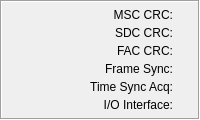
       <widget class="QFrame" name="FrameParamStatusLEDs_2">
        <property name="sizePolicy">
         <sizepolicy hsizetype="Minimum" vsizetype="Minimum">
          <horstretch>0</horstretch>
          <verstretch>0</verstretch>
         </sizepolicy>
        </property>
        <property name="frameShape">
         <enum>QFrame::Box</enum>
        </property>
        <property name="frameShadow">
         <enum>QFrame::Sunken</enum>
        </property>
        <layout class="QHBoxLayout" name="_5">
         <property name="spacing">
          <number>6</number>
         </property>
         <property name="margin">
          <number>6</number>
         </property>
         <item>
          <layout class="QVBoxLayout" name="_6">
           <property name="spacing">
            <number>4</number>
           </property>
           <property name="margin">
            <number>0</number>
           </property>
           <item>
            <layout class="QHBoxLayout" name="_7">
             <property name="spacing">
              <number>6</number>
             </property>
             <property name="margin">
              <number>0</number>
             </property>
             <item>
              <widget class="QLabel" name="TextLabelLEDMSCCRC">
               <property name="sizePolicy">
                <sizepolicy hsizetype="MinimumExpanding" vsizetype="Minimum">
                 <horstretch>0</horstretch>
                 <verstretch>0</verstretch>
                </sizepolicy>
               </property>
               <property name="text">
                <string>MSC CRC:</string>
               </property>
               <property name="alignment">
                <set>Qt::AlignRight|Qt::AlignTrailing|Qt::AlignVCenter</set>
               </property>
               <property name="wordWrap">
                <bool>false</bool>
               </property>
              </widget>
             </item>
             <item>
              <widget class="CMultColorLED" name="LEDMSC" native="true">
               <property name="sizePolicy">
                <sizepolicy hsizetype="Fixed" vsizetype="Fixed">
                 <horstretch>0</horstretch>
                 <verstretch>0</verstretch>
                </sizepolicy>
               </property>
               <property name="minimumSize">
                <size>
                 <width>13</width>
                 <height>13</height>
                </size>
               </property>
               <property name="maximumSize">
                <size>
                 <width>13</width>
                 <height>13</height>
                </size>
               </property>
              </widget>
             </item>
            </layout>
           </item>
           <item>
            <layout class="QHBoxLayout" name="_8">
             <property name="spacing">
              <number>6</number>
             </property>
             <property name="margin">
              <number>0</number>
             </property>
             <item>
              <widget class="QLabel" name="TextLabelLEDSDCCRC">
               <property name="sizePolicy">
                <sizepolicy hsizetype="MinimumExpanding" vsizetype="Minimum">
                 <horstretch>0</horstretch>
                 <verstretch>0</verstretch>
                </sizepolicy>
               </property>
               <property name="text">
                <string>SDC CRC:</string>
               </property>
               <property name="alignment">
                <set>Qt::AlignRight|Qt::AlignTrailing|Qt::AlignVCenter</set>
               </property>
               <property name="wordWrap">
                <bool>false</bool>
               </property>
              </widget>
             </item>
             <item>
              <widget class="CMultColorLED" name="LEDSDC" native="true">
               <property name="sizePolicy">
                <sizepolicy hsizetype="Fixed" vsizetype="Fixed">
                 <horstretch>0</horstretch>
                 <verstretch>0</verstretch>
                </sizepolicy>
               </property>
               <property name="minimumSize">
                <size>
                 <width>13</width>
                 <height>13</height>
                </size>
               </property>
               <property name="maximumSize">
                <size>
                 <width>13</width>
                 <height>13</height>
                </size>
               </property>
              </widget>
             </item>
            </layout>
           </item>
           <item>
            <layout class="QHBoxLayout" name="_9">
             <property name="spacing">
              <number>6</number>
             </property>
             <property name="margin">
              <number>0</number>
             </property>
             <item>
              <widget class="QLabel" name="TextLabelLEDFACCRC">
               <property name="sizePolicy">
                <sizepolicy hsizetype="MinimumExpanding" vsizetype="Minimum">
                 <horstretch>0</horstretch>
                 <verstretch>0</verstretch>
                </sizepolicy>
               </property>
               <property name="text">
                <string>FAC CRC:</string>
               </property>
               <property name="alignment">
                <set>Qt::AlignRight|Qt::AlignTrailing|Qt::AlignVCenter</set>
               </property>
               <property name="wordWrap">
                <bool>false</bool>
               </property>
              </widget>
             </item>
             <item>
              <widget class="CMultColorLED" name="LEDFAC" native="true">
               <property name="sizePolicy">
                <sizepolicy hsizetype="Fixed" vsizetype="Fixed">
                 <horstretch>0</horstretch>
                 <verstretch>0</verstretch>
                </sizepolicy>
               </property>
               <property name="minimumSize">
                <size>
                 <width>13</width>
                 <height>13</height>
                </size>
               </property>
               <property name="maximumSize">
                <size>
                 <width>13</width>
                 <height>13</height>
                </size>
               </property>
              </widget>
             </item>
            </layout>
           </item>
           <item>
            <layout class="QHBoxLayout" name="_10">
             <property name="spacing">
              <number>6</number>
             </property>
             <property name="margin">
              <number>0</number>
             </property>
             <item>
              <widget class="QLabel" name="TextLabelLEDFrameSync">
               <property name="sizePolicy">
                <sizepolicy hsizetype="MinimumExpanding" vsizetype="Minimum">
                 <horstretch>0</horstretch>
                 <verstretch>0</verstretch>
                </sizepolicy>
               </property>
               <property name="text">
                <string>Frame Sync:</string>
               </property>
               <property name="alignment">
                <set>Qt::AlignRight|Qt::AlignTrailing|Qt::AlignVCenter</set>
               </property>
               <property name="wordWrap">
                <bool>false</bool>
               </property>
              </widget>
             </item>
             <item>
              <widget class="CMultColorLED" name="LEDFrameSync" native="true">
               <property name="sizePolicy">
                <sizepolicy hsizetype="Fixed" vsizetype="Fixed">
                 <horstretch>0</horstretch>
                 <verstretch>0</verstretch>
                </sizepolicy>
               </property>
               <property name="minimumSize">
                <size>
                 <width>13</width>
                 <height>13</height>
                </size>
               </property>
               <property name="maximumSize">
                <size>
                 <width>13</width>
                 <height>13</height>
                </size>
               </property>
              </widget>
             </item>
            </layout>
           </item>
           <item>
            <layout class="QHBoxLayout" name="_11">
             <property name="spacing">
              <number>6</number>
             </property>
             <property name="margin">
              <number>0</number>
             </property>
             <item>
              <widget class="QLabel" name="TextLabelLEDTimeSyncAcq">
               <property name="sizePolicy">
                <sizepolicy hsizetype="MinimumExpanding" vsizetype="Minimum">
                 <horstretch>0</horstretch>
                 <verstretch>0</verstretch>
                </sizepolicy>
               </property>
               <property name="text">
                <string>Time Sync Acq:</string>
               </property>
               <property name="alignment">
                <set>Qt::AlignRight|Qt::AlignTrailing|Qt::AlignVCenter</set>
               </property>
               <property name="wordWrap">
                <bool>false</bool>
               </property>
              </widget>
             </item>
             <item>
              <widget class="CMultColorLED" name="LEDTimeSync" native="true">
               <property name="sizePolicy">
                <sizepolicy hsizetype="Fixed" vsizetype="Fixed">
                 <horstretch>0</horstretch>
                 <verstretch>0</verstretch>
                </sizepolicy>
               </property>
               <property name="minimumSize">
                <size>
                 <width>13</width>
                 <height>13</height>
                </size>
               </property>
               <property name="maximumSize">
                <size>
                 <width>13</width>
                 <height>13</height>
                </size>
               </property>
              </widget>
             </item>
            </layout>
           </item>
           <item>
            <layout class="QHBoxLayout" name="_12">
             <property name="spacing">
              <number>6</number>
             </property>
             <property name="margin">
              <number>0</number>
             </property>
             <item>
              <widget class="QLabel" name="TextLabelLEDIOInterface">
               <property name="sizePolicy">
                <sizepolicy hsizetype="MinimumExpanding" vsizetype="Minimum">
                 <horstretch>0</horstretch>
                 <verstretch>0</verstretch>
                </sizepolicy>
               </property>
               <property name="text">
                <string>I/O Interface:</string>
               </property>
               <property name="alignment">
                <set>Qt::AlignRight|Qt::AlignTrailing|Qt::AlignVCenter</set>
               </property>
               <property name="wordWrap">
                <bool>false</bool>
               </property>
              </widget>
             </item>
             <item>
              <widget class="CMultColorLED" name="LEDIOInterface" native="true">
               <property name="sizePolicy">
                <sizepolicy hsizetype="Fixed" vsizetype="Fixed">
                 <horstretch>0</horstretch>
                 <verstretch>0</verstretch>
                </sizepolicy>
               </property>
               <property name="minimumSize">
                <size>
                 <width>13</width>
                 <height>13</height>
                </size>
               </property>
               <property name="maximumSize">
                <size>
                 <width>13</width>
                 <height>13</height>
                </size>
               </property>
              </widget>
             </item>
            </layout>
           </item>
          </layout>
         </item>
        </layout>
       </widget>
